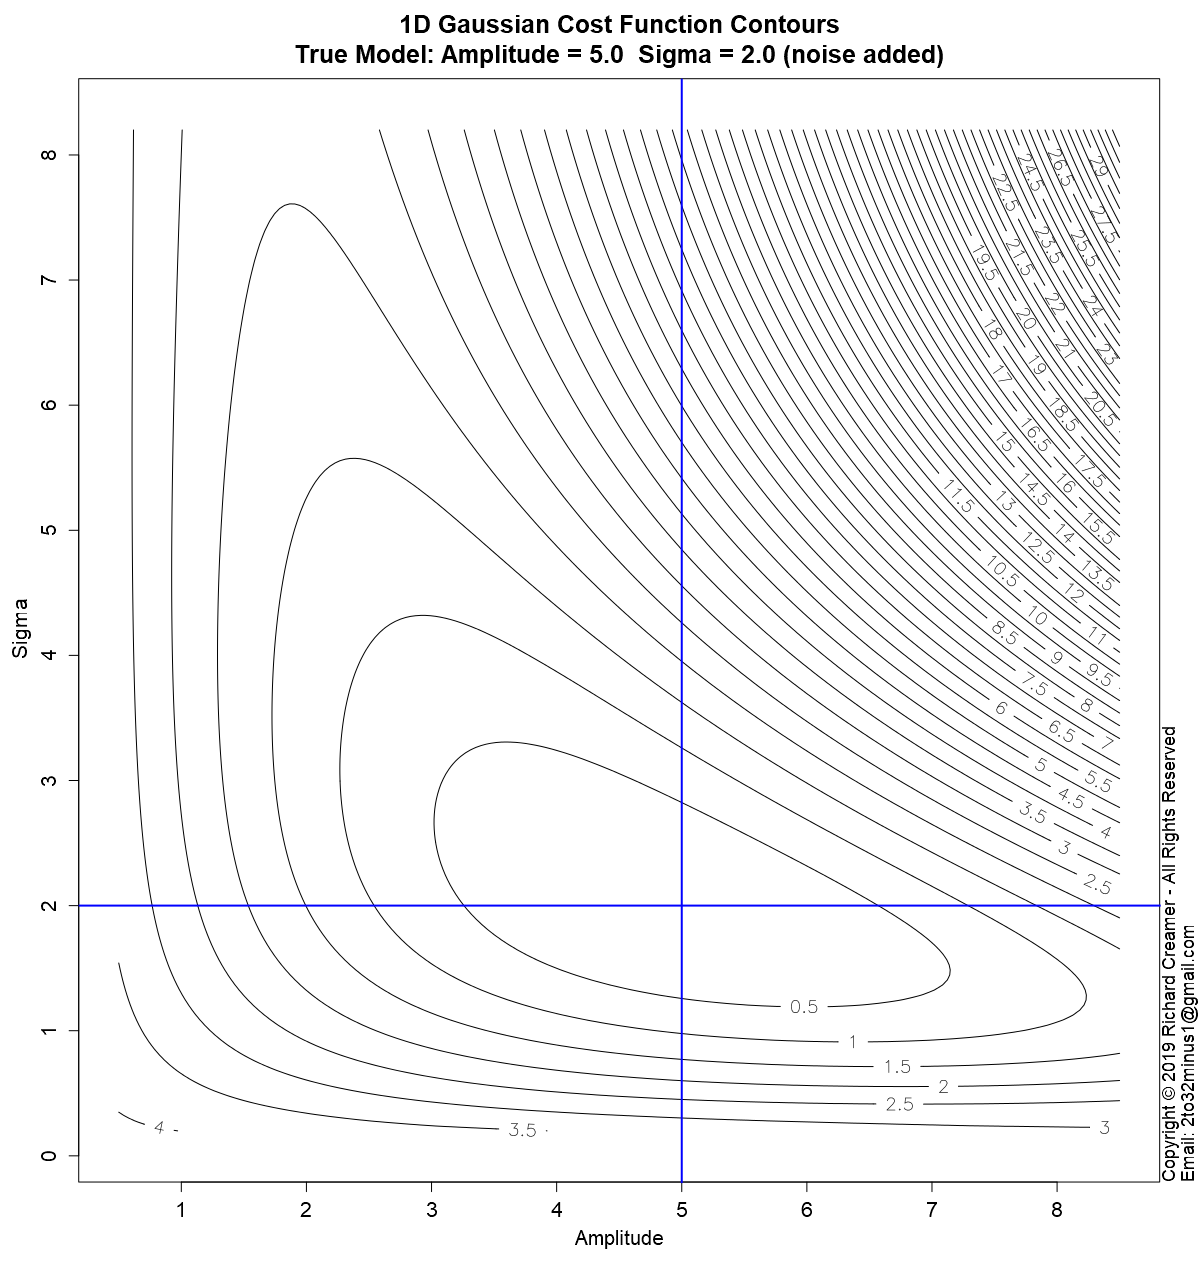

Write R code to recreate this figure.
##############################################################
### Copyright (c) Richard Creamer 2019 - All Rights Reserved
### Inquiries: email [email redacted]
##############################################################

### Globals
fontScale = 1.2    # Global font size variable
lf        = 1.2    # Enlarge font of plot labels
verbose   = FALSE  # Verbose printing
lw        = 2      # Line width
xMargin   = 1      # X-axis margin for plots
yMargin   = 1      # Y-axis margin for plots
de        = 0.01   # Small constant for estimating derivatives numerically
smlPts    = 1      # Small  data point/circle
medPts    = 1.5    # Medium data point/circle
lrgPts    = 2.0    # Large  data point/circle

### Run this function to generate this plot
runFunc = function() {
	dw = 1000
	dh = 750	
	path = "D:/Code/R/LeastSquaresPlay/PlotsAndAssocCode/Plot42/"
	gd = makeGaussianTestData()
	savePngVerbose( paste(path, "Plot42.png", sep=""), 
					plotGaussErrorContours, w=1200, h=1280, un="px", nLevels=110, drawGradVecs=FALSE, normGradVecs=TRUE, gd=gd )
}

### Shared use case Gaussian data set generator used by several cooperating functions
makeGaussianTestData = function( trueAmpl=5, trueSigma=2, aGuess=sqrt(trueAmpl), sGuess=sqrt(trueSigma), nPts=40 ) {
	set.seed( 3 )
	x = seq( -5*trueSigma, 5*trueSigma, length=nPts )
	y = gauss1dFunc( x, trueAmpl, trueSigma ) + rnorm( length(x), sd=0.2 )
	guesses = list( a=aGuess, s=sGuess )
	tuple = list( trueAmpl=trueAmpl, trueSigma=trueSigma, x=x, y=y, nPts=nPts, guesses=guesses )
	return( tuple )
}

### 2D plot error contours for range of Amplitude and Sigma values
### Amplitude maps to x-axis, Sigma maps to y-axis
plotGaussErrorContours = function( nLevels=30, customTitle="", drawGradVecs=FALSE, normGradVecs=TRUE, gd=NULL ) {
	set.seed( 3 )
	if ( is.null( gd ) )
		gd = makeGaussianTestData()
	a = gd$trueAmpl
	s = gd$trueSigma
	x = gd$x
	y = gd$y
	minAmpl  = a * 0.1;	maxAmpl  = a * 1.7
	minSigma = s * 0.1;	maxSigma = s * 1.7
	# Adjust ranges so plot is square
	deltaA = maxAmpl - minAmpl
	deltaS = maxSigma - minSigma
	maxDelta = if ( deltaA > deltaS ) deltaA else deltaS
	if ( deltaA > deltaS ) {
		maxSigma = minSigma + maxDelta
	} else {
		maxAmpl = minAmpl + maxDelta
	}
	nr = 200
	nc = 200
	ampls = seq( minAmpl, maxAmpl, length.out=nc )
	sigmas = seq( minSigma, maxSigma, length.out=nr )
	z = getGaussErrorGrid( meanGaussSsdErr, ampls, sigmas, x, y )
	xLim1 = minAmpl
	xLim2 = maxAmpl
	yLim1 = minSigma
	yLim2 = maxSigma
	plotTitle = ""
	if ( !drawGradVecs ) {
		plotTitle = sprintf( "1D Gaussian Cost Function Contours\nTrue Model: Amplitude = %.1f  Sigma = %.1f (noise added)", a, s )
	} else if ( normGradVecs ) {
		plotTitle = sprintf( "1D Gaussian Cost Function Contours w/Gradient (Unit) Vectors\nTrue Model: Amplitude = %.1f  Sigma = %.1f (noise added)", a, s )
	} else {
		plotTitle = sprintf( "1D Gaussian Cost Function Contours w/Gradient Vectors\nTrue Model: Amplitude = %.1f  Sigma = %.1f (noise added)", a, s )
	}
	if ( customTitle != "" )
		plotTitle = customTitle
	xform = contour( ampls, sigmas, t(z), axes=FALSE, cex.lab=lf, main=plotTitle, asp=1.0,
					 xlab="", ylab="", labcex=1.2, nlevels=nLevels, cex.main=1.3*fontScale, cex.axis=1.3 )
	xAxisMin = ceiling( gpl()$xLim[1] )
	xAxisMax = floor( gpl()$xLim[2] )
	yAxisMin = ceiling( gpl()$yLim[1] )
	yAxisMax = floor( gpl()$yLim[2] )
	axis( side=1, at=xAxisMin:xAxisMax, cex.axis=1.3 )
	axis( side=2, at=yAxisMin:yAxisMax, cex.axis=1.3 )
	addAxisLabels( xLabel="Amplitude", yLabel="Sigma" )
	box()
	xLimits = axisLimits( x )
	yLimits = axisLimits( y )
	lines( c(-1,12), c( s, s ), col="blue", lwd=lw )
	lines( c( a, a), c(-1,10), col="blue", lwd=lw )
	if ( drawGradVecs ) {
		gradPtsX1 = c()
		gradPtsY1 = c()
		gradPtsX2 = c()
		gradPtsY2 = c()
		gridSize=13
		for ( sigma in seq( from=sigmas[2], to=sigmas[length(sigmas)-1], length=gridSize ) ) {
			for ( ampl in seq( from=ampls[2], to=ampls[length(ampls)-1], length=gridSize ) ) {
				gradPtsX1[length(gradPtsX1)+1] = ampl
				gradPtsY1[length(gradPtsY1)+1] = sigma
				da = gaussDeDa( x, y, ampl, sigma )
				ds = gaussDeDs( x, y, ampl, sigma )
				mag = sqrt( da*da + ds*ds )
				if ( normGradVecs ) {
					da = da/mag/4 # hard-coded case-specific scale factor, unit vecs a bit too long for plot
					ds = ds/mag/4
				} else {
					da = da * 0.22 # hard-coded case-specific scale factor
					ds = ds * 0.22
				}
				gradPtsX2[length(gradPtsX2)+1] = ampl  - da
				gradPtsY2[length(gradPtsY2)+1] = sigma - ds
			}
		}
		points( gradPtsX1, gradPtsY1, col="blue", lwd=lw )
		arrows( gradPtsX1, gradPtsY1, gradPtsX2, gradPtsY2, col="blue", lwd=lw, cex=medPts, angle=15, length=0.125 )
	}
}

### 1D Gaussian
gauss1dFunc = function( x, a, sigma ) {
	return( a * exp( -0.5 * (x/sigma)^2 ) )
}

### Analytical/exact partial derivative of error/cost function wrt Amplitude
gaussDeDa = function( x, y, a, sigma ) {
	term1 = sum( gauss1dFunc(x, a, sigma) * exp( -0.5 * (x/sigma)^2) )
	term2 = sum( y * exp( -0.5 * (x/sigma)^2) )
	return( 2 * ( term1 - term2 )/length(x) )
}

### Analytical/exact partial derivative of error/cost function wrt Sigma
gaussDeDs = function( x, y, a, sigma ) {
	v = 2*a/sigma^3
	term1 = sum( gauss1dFunc(x, a, sigma) * x^2 * exp( -0.5 * (x/sigma)^2) )
	term2 = sum( x^2 * y * exp( -0.5 * (x/sigma)^2) )
	return( v * ( term1 - term2 )/length(x) )
}

### Gaussian error/cost function - SSD
meanGaussSsdErr = function( x, y, a, sigma ) {
	return( (1/length(x)) * sum( (gauss1dFunc( x, a, sigma ) - y)^2 ) )
}

### Compute mean SSD Gaussian cost function over a grid of Amplitude and Sigma values
### Note: returned matrix may need to be transposed for some functions such as contour()
### TODO: Try to use outer()
getGaussErrorGrid = function( errorFunc, ampls, sigmas, x, y ) {
	nr = length( sigmas )
	nc = length( ampls )
	z = matrix( nrow=nr, ncol=nc )	
	for ( row in 1:nr ) {     # loop over y-coordinates (sigma)
		sigma = sigmas[row]
		for ( col in 1:nc ) { # loop over x-coordinates (amplitude)
			ampl = ampls[col]
			z[row, col] = errorFunc( x, y, a=ampl, sigma=sigma )
		}
	}
	return( z )
}

### Get Plot Limits : gpl()$xLim[1] --> left x-coord
gpl = function() {
	u = par( "usr" )
	return( list( xLim=u[1:2], yLim=u[3:4] ) )
}

### Compute plot axis limits to fit range of data
axisLimits = function( v, margin=0 ) {
	lowerLimit = floor( min(v) ) - margin
	upperLimit = ceiling( max(v) ) + margin
	c( lowerLimit, upperLimit )
}

### Convience method to add x/y axis labels
addAxisLabels = function( xLabel="x", yLabel="y", cexVal=1.3 ) {
	mtext( text=xLabel, side=1, line=2.5, cex=cexVal )
	mtext( text=yLabel, side=2, line=2.5, cex=cexVal )
}

### Save to PNG file, specify width and height
savePngVerbose = function( path, plotFunc, w=512, h=512, un="px", doCopyright=TRUE, ... ) {
	png( filename = path, type="cairo", units=un, width=w, height=h, pointsize=12, res=96 )
	plotFunc( ... )
	if ( doCopyright )
		addCopyright()
	dev.off()
}

### Add copyright notice to plot via text()
addCopyright = function() {
	mtext( "Copyright \uA9 2019 Richard Creamer - All Rights Reserved", side=4, line=0, adj=0, cex=1.1 )
	mtext( "Email: [email redacted]", side=4, line=1, adj=0, cex=1.1 )
}

runFunc()
